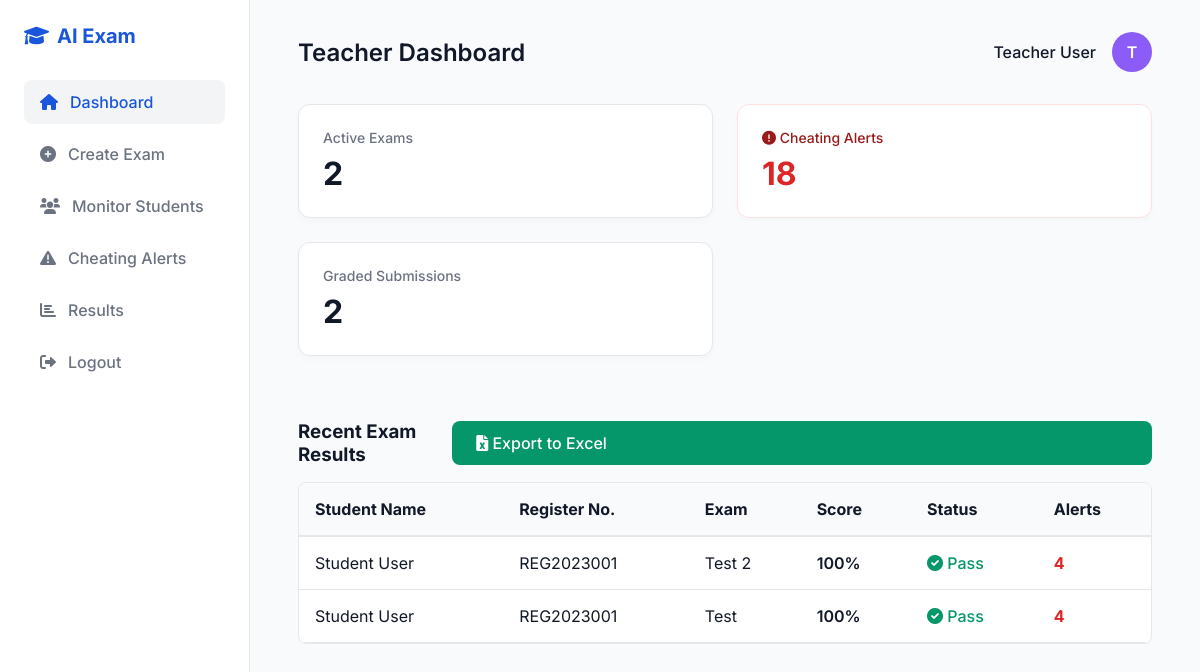
Page /teacher/dashboard (signed in) on the earlier database version.
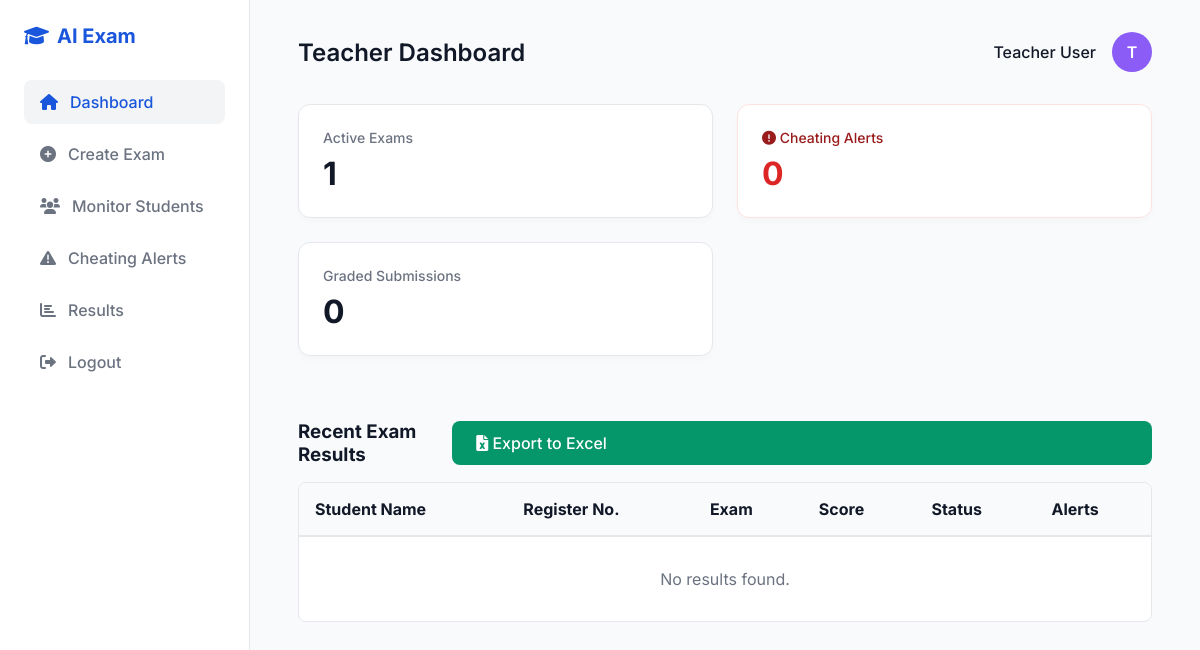
Same page on the later database version.
### tables this page shows
CREATE TABLE results (
            id INTEGER PRIMARY KEY AUTOINCREMENT,
            student_name TEXT NOT NULL,
            register_number TEXT NOT NULL,
            exam_name TEXT NOT NULL,
            marks INTEGER NOT NULL,
            status TEXT NOT NULL,
            cheating_alerts INTEGER DEFAULT 0
        );

### app.py (the view)
@app.route('/teacher/dashboard')
def teacher_dashboard():
    if session.get('role') != 'teacher':
        return redirect(url_for('login'))
    conn = get_db_connection()
    exams = conn.execute('''
        SELECT e.*,
               (SELECT COUNT(*) FROM questions q WHERE q.exam_id = e.id) as question_count
        FROM exams e
        WHERE e.created_by = ?
    ''', (session['user_id'],)).fetchall()
    alerts = conn.execute('''
        SELECT c.*, u.name as student_name
        FROM cheating_alerts c
        LEFT JOIN users u ON c.student_id = u.id
        ORDER BY timestamp DESC
        LIMIT 20
    ''').fetchall()
    results = conn.execute('SELECT * FROM results ORDER BY id DESC LIMIT 20').fetchall()
    conn.close()
    return render_template('teacher_dashboard.html', alerts=alerts, exams=exams, results=results)

### app.py (called while the page is built)
def get_db_connection():
    conn = sqlite3.connect(DATABASE)
    conn.row_factory = sqlite3.Row
    return conn

### templates/teacher_dashboard.html (shortened to what this page needs)
<!DOCTYPE html>
<html lang="en">
<head>
    <link rel="stylesheet" href="{{ url_for('static', filename='style.css') }}">
    <link href="https://cdnjs.cloudflare.com/ajax/libs/font-awesome/6.0.0/css/all.min.css" rel="stylesheet">
</head>
<body>
    <div class="dashboard-layout">
        <aside class="sidebar">
            <div class="sidebar-logo">
                <i class="fas fa-graduation-cap"></i> AI Exam
            </div>
            <nav class="sidebar-nav">
                <a href="{{ url_for('teacher_dashboard') }}" class="nav-link active"><i class="fas fa-home"></i> Dashboard</a>
                <a href="{{ url_for('exam_hub') }}" class="nav-link"><i class="fas fa-plus-circle"></i> Create Exam</a>
                <a href="#" class="nav-link"><i class="fas fa-users"></i> Monitor Students</a>
                <a href="{{ url_for('teacher_alerts') }}" class="nav-link"><i class="fas fa-exclamation-triangle"></i> Cheating Alerts</a>
                <a href="#" class="nav-link"><i class="fas fa-chart-bar"></i> Results</a>
                <a href="{{ url_for('logout') }}" class="nav-link"><i class="fas fa-sign-out-alt"></i> Logout</a>
            </nav>
        </aside>
        <main class="main-content">
            <header class="header">
                <div class="header-title">Teacher Dashboard</div>
                <div class="user-profile">
                    <span style="font-weight: 500;">{{ session['name'] }}</span>
                    <div class="avatar" style="background-color: #8B5CF6;">T</div>
                </div>
            </header>
            <div class="dashboard-grid">
                <div class="stat-card">
                    <div class="stat-title">Active Exams</div>
                    <div class="stat-value">{{ exams|length }}</div>
                </div>
                <a href="{{ url_for('teacher_alerts') }}" style="text-decoration: none; color: inherit;">
                    <div class="stat-card" style="cursor: pointer; border: 1px solid #FEE2E2;">
                        <div class="stat-title" style="color: #991B1B;"><i class="fas fa-exclamation-circle"></i> Cheating Alerts</div>
                        <div class="stat-value" style="color: #DC2626;">{{ alerts|length }}</div>
                    </div>
                </a>
                <div class="stat-card">
                    <div class="stat-title">Graded Submissions</div>
                    <div class="stat-value">{{ results|length }}</div>
                </div>
            </div>
            <div style="margin-top: 2rem;">
                <div style="display: flex; justify-content: space-between; align-items: center; margin-bottom: 1rem;">
                    <h3>Recent Exam Results</h3>
                    <a href="{{ url_for('download_results') }}" class="btn-primary" style="text-decoration: none; background: #059669;">
                        <i class="fas fa-file-excel"></i> Export to Excel
                    </a>
                </div>
                <div style="overflow-x: auto; background: white; border: 1px solid var(--border); border-radius: 8px;">
                    <table style="width: 100%; border-collapse: collapse; text-align: left;">
                        <thead>
                            <tr style="border-bottom: 2px solid var(--border); background: #F9FAFB;">
                                <th style="padding: 1rem;">Student Name</th>
                                <th style="padding: 1rem;">Register No.</th>
                                <th style="padding: 1rem;">Exam</th>
                                <th style="padding: 1rem;">Score</th>
                                <th style="padding: 1rem;">Status</th>
                                <th style="padding: 1rem;">Alerts</th>
                            </tr>
                        </thead>
                        <tbody>
                            {% if results %}
                                {% for r in results %}
                                <tr style="border-bottom: 1px solid var(--border);">
                                    <td style="padding: 1rem;">{{ r.student_name }}</td>
                                    <td style="padding: 1rem;">{{ r.register_number }}</td>
                                    <td style="padding: 1rem;">{{ r.exam_name }}</td>
                                    <td style="padding: 1rem; font-weight: 600;">{{ r.marks }}%</td>
                                    <td style="padding: 1rem;">
                                        {% if r.status == 'Pass' %}
                                            <span style="color: #059669; font-weight: 500;"><i class="fas fa-check-circle"></i> Pass</span>
                                        {% else %}
                                            <span style="color: #DC2626; font-weight: 500;"><i class="fas fa-times-circle"></i> Fail</span>
                                        {% endif %}
                                    </td>
                                    <td style="padding: 1rem;">
                                        {% if r.cheating_alerts > 0 %}
                                            <span style="color: #DC2626; font-weight: bold;">{{ r.cheating_alerts }}</span>
                                        {% else %}
                                            <span style="color: var(--text-muted);">0</span>
                                        {% endif %}
                                    </td>
                                </tr>
                                {% endfor %}
                            {% else %}
                                <tr>
                                    <td colspan="6" style="padding: 2rem; text-align: center; color: var(--text-muted);">No results found.</td>
                                </tr>
                            {% endif %}
                        </tbody>
                    </table>
                </div>
            </div>
        </main>
    </div>
</body>
</html>

### static/style.css (style rules this page uses)
:root { --primary: #1A56DB; --primary-hover: #1E429F; --secondary: #F3F4F6; --text-main: #111827; --text-muted: #6B7280; --bg-main: #F9FAFB; --bg-card: #FFFFFF; --border: #E5E7EB; --success: #10B981; --danger: #EF4444; }
* { margin: 0; padding: 0; box-sizing: border-box; font-family: 'Inter', sans-serif; }
body { background-color: var(--bg-main); color: var(--text-main); display: flex; flex-direction: column; min-height: 100vh; }
.btn-primary { background-color: var(--primary); color: white; border: none; padding: 0.75rem 1.5rem; border-radius: 8px; font-weight: 500; cursor: pointer; width: 100%; font-size: 1rem; transition: background-color 0.2s, transform 0.1s; }
.dashboard-layout { display: flex; min-height: 100vh; }
.sidebar { width: 250px; background-color: var(--bg-card); border-right: 1px solid var(--border); display: flex; flex-direction: column; padding: 1.5rem; }
.sidebar-logo { font-size: 1.25rem; font-weight: 700; color: var(--primary); margin-bottom: 2rem; display: flex; align-items: center; gap: 0.5rem; }
.sidebar-nav { display: flex; flex-direction: column; gap: 0.5rem; }
.nav-link { text-decoration: none; padding: 0.75rem 1rem; color: var(--text-muted); border-radius: 8px; font-weight: 500; transition: all 0.2s; display: flex; align-items: center; gap: 0.75rem; }
.nav-link:hover, .nav-link.active { background-color: var(--secondary); color: var(--primary); }
.main-content { flex: 1; padding: 2rem 3rem; display: flex; flex-direction: column; }
.header { display: flex; justify-content: space-between; align-items: center; margin-bottom: 2rem; }
.header-title { font-size: 1.5rem; font-weight: 600; }
.user-profile { display: flex; align-items: center; gap: 1rem; }
.avatar { width: 40px; height: 40px; border-radius: 50%; background-color: var(--primary); color: white; display: flex; justify-content: center; align-items: center; font-weight: 600; }
.dashboard-grid { display: grid; grid-template-columns: repeat(auto-fit, minmax(300px, 1fr)); gap: 1.5rem; margin-bottom: 2rem; }
.stat-card { background: var(--bg-card); padding: 1.5rem; border-radius: 12px; border: 1px solid var(--border); box-shadow: 0 4px 6px rgba(0,0,0,0.02); }
.stat-title { color: var(--text-muted); font-size: 0.875rem; font-weight: 500; margin-bottom: 0.5rem; }
.stat-value { font-size: 2rem; font-weight: 700; color: var(--text-main); }

Differences in the rows shown:
removed results: student_name "Student User", register_number "REG2023001", exam_name "Test 2", marks "100", status "Pass" (drawn), cheating_alerts "4"
removed results: student_name "Student User", register_number "REG2023001", exam_name "Test", marks "100", status "Pass" (drawn), cheating_alerts "4"
Other differences:
{{ exams|length }}: "2" → "1"
{{ alerts|length }}: "18" → "0"
{{ results|length }}: "2" → "0"
text now shown: "No results found."
